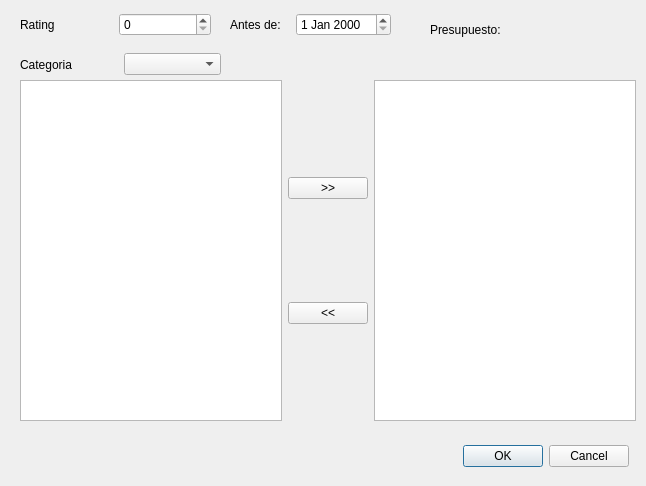
<?xml version="1.0" encoding="UTF-8"?>
<ui version="4.0">
 <class>Dialog</class>
 <widget class="QDialog" name="Dialog">
  <property name="windowModality">
   <enum>Qt::ApplicationModal</enum>
  </property>
  <property name="geometry">
   <rect>
    <x>0</x>
    <y>0</y>
    <width>646</width>
    <height>486</height>
   </rect>
  </property>
  <property name="windowTitle">
   <string>Libros por Rating y Categoria</string>
  </property>
  <property name="sizeGripEnabled">
   <bool>false</bool>
  </property>
  <property name="modal">
   <bool>true</bool>
  </property>
  <widget class="QDialogButtonBox" name="buttonBox">
   <property name="geometry">
    <rect>
     <x>460</x>
     <y>440</y>
     <width>171</width>
     <height>32</height>
    </rect>
   </property>
   <property name="locale">
    <locale language="Spanish" country="DominicanRepublic"/>
   </property>
   <property name="orientation">
    <enum>Qt::Horizontal</enum>
   </property>
   <property name="standardButtons">
    <set>QDialogButtonBox::Cancel|QDialogButtonBox::Ok</set>
   </property>
   <property name="centerButtons">
    <bool>true</bool>
   </property>
  </widget>
  <widget class="QLabel" name="label_2">
   <property name="geometry">
    <rect>
     <x>430</x>
     <y>20</y>
     <width>101</width>
     <height>19</height>
    </rect>
   </property>
   <property name="text">
    <string>Presupuesto:</string>
   </property>
  </widget>
  <widget class="QLabel" name="label_3">
   <property name="geometry">
    <rect>
     <x>540</x>
     <y>20</y>
     <width>101</width>
     <height>19</height>
    </rect>
   </property>
   <property name="text">
    <string/>
   </property>
  </widget>
  <widget class="QWidget" name="layoutWidget">
   <property name="geometry">
    <rect>
     <x>20</x>
     <y>80</y>
     <width>616</width>
     <height>341</height>
    </rect>
   </property>
   <layout class="QHBoxLayout" name="horizontalLayout">
    <item>
     <widget class="QListView" name="listSugerencias"/>
    </item>
    <item>
     <layout class="QVBoxLayout" name="verticalLayout">
      <item>
       <widget class="QPushButton" name="pbAdd">
        <property name="text">
         <string>&gt;&gt;</string>
        </property>
       </widget>
      </item>
      <item>
       <widget class="QPushButton" name="pbRemove">
        <property name="text">
         <string>&lt;&lt;</string>
        </property>
       </widget>
      </item>
     </layout>
    </item>
    <item>
     <widget class="QListView" name="listCarrito"/>
    </item>
   </layout>
  </widget>
  <widget class="QWidget" name="layoutWidget">
   <property name="geometry">
    <rect>
     <x>20</x>
     <y>10</y>
     <width>191</width>
     <height>30</height>
    </rect>
   </property>
   <layout class="QHBoxLayout" name="horizontalLayout_2">
    <item>
     <widget class="QLabel" name="label">
      <property name="text">
       <string>Rating</string>
      </property>
     </widget>
    </item>
    <item>
     <widget class="QSpinBox" name="spinBox"/>
    </item>
   </layout>
  </widget>
  <widget class="QWidget" name="layoutWidget">
   <property name="geometry">
    <rect>
     <x>20</x>
     <y>50</y>
     <width>201</width>
     <height>29</height>
    </rect>
   </property>
   <layout class="QHBoxLayout" name="horizontalLayout_3">
    <item>
     <widget class="QLabel" name="label_4">
      <property name="text">
       <string>Categoria</string>
      </property>
     </widget>
    </item>
    <item>
     <widget class="QComboBox" name="comboBox"/>
    </item>
   </layout>
  </widget>
  <widget class="QWidget" name="">
   <property name="geometry">
    <rect>
     <x>230</x>
     <y>10</y>
     <width>161</width>
     <height>30</height>
    </rect>
   </property>
   <layout class="QHBoxLayout" name="horizontalLayout_4">
    <item>
     <widget class="QLabel" name="label_5">
      <property name="text">
       <string>Antes de:</string>
      </property>
     </widget>
    </item>
    <item>
     <widget class="QDateEdit" name="dateEdit"/>
    </item>
   </layout>
  </widget>
 </widget>
 <resources/>
 <connections>
  <connection>
   <sender>buttonBox</sender>
   <signal>accepted()</signal>
   <receiver>Dialog</receiver>
   <slot>accept()</slot>
   <hints>
    <hint type="sourcelabel">
     <x>248</x>
     <y>254</y>
    </hint>
    <hint type="destinationlabel">
     <x>157</x>
     <y>274</y>
    </hint>
   </hints>
  </connection>
  <connection>
   <sender>buttonBox</sender>
   <signal>rejected()</signal>
   <receiver>Dialog</receiver>
   <slot>reject()</slot>
   <hints>
    <hint type="sourcelabel">
     <x>316</x>
     <y>260</y>
    </hint>
    <hint type="destinationlabel">
     <x>286</x>
     <y>274</y>
    </hint>
   </hints>
  </connection>
 </connections>
</ui>
